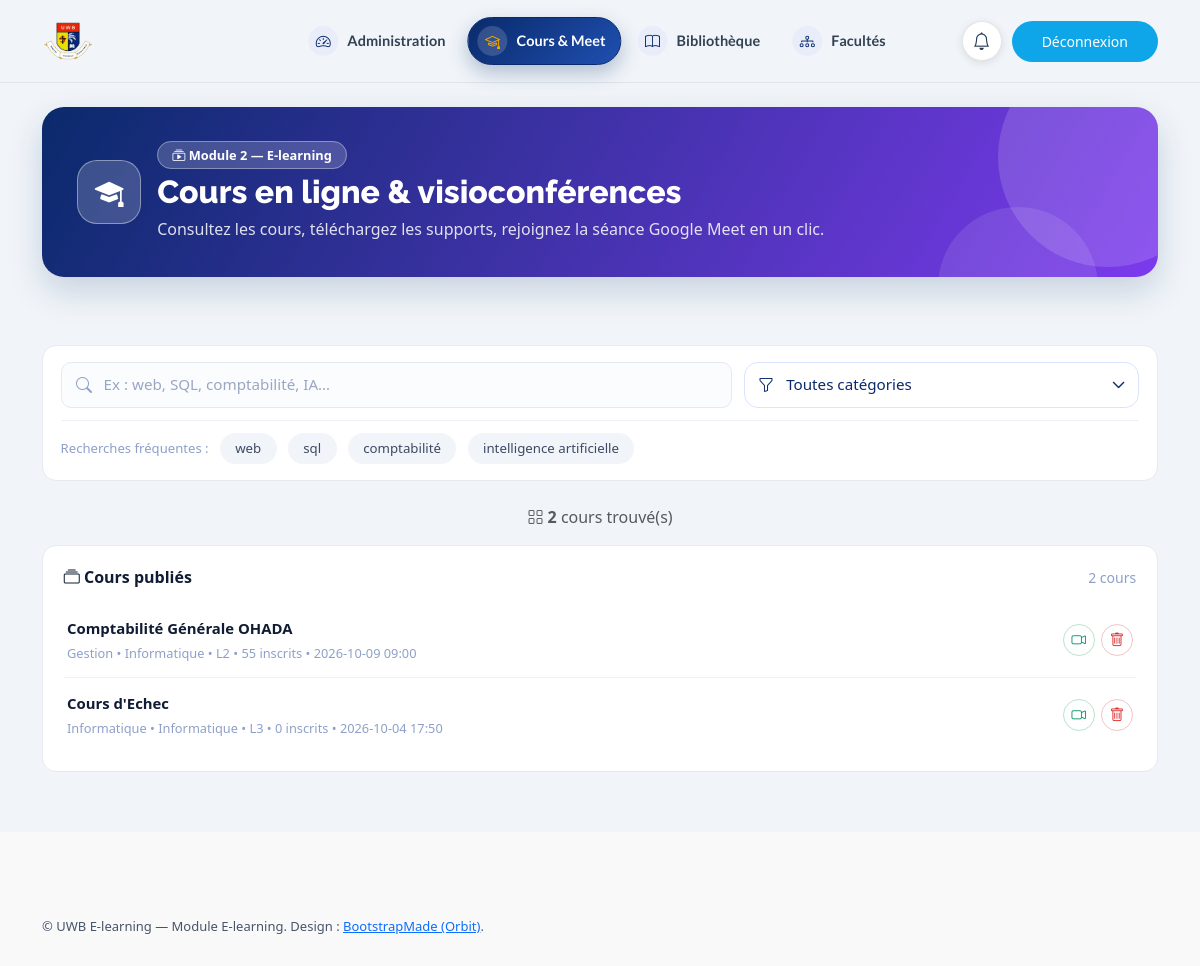
The app's page /etudiant/cours.php (signed in) with its own data.
### tables this page shows
CREATE TABLE `cours` (
  `id` int(11) NOT NULL AUTO_INCREMENT,
  `titre` varchar(255) NOT NULL,
  `enseignant_id` int(11) DEFAULT NULL,
  `enseignant_nom` varchar(150) NOT NULL DEFAULT 'UWB',
  `categorie` varchar(50) NOT NULL DEFAULT 'Informatique',
  `niveau` varchar(10) NOT NULL DEFAULT 'L3',
  `description` text DEFAULT NULL,
  `supports` text DEFAULT NULL COMMENT 'JSON array de strings',
  `seance_date` varchar(32) DEFAULT 'À programmer',
  `seance_fin` varchar(8) NOT NULL DEFAULT '',
  `meet_link` varchar(255) DEFAULT '',
  `salle` varchar(100) DEFAULT 'Google Meet',
  `inscrits` int(11) DEFAULT 0,
  `image` varchar(255) DEFAULT 'forms/portfolio-8.webp',
  `created_at` timestamp NULL DEFAULT current_timestamp(),
  `faculte` varchar(150) NOT NULL DEFAULT 'Informatique',
  PRIMARY KEY (`id`),
  KEY `enseignant_id` (`enseignant_id`),
  CONSTRAINT `cours_ibfk_1` FOREIGN KEY (`enseignant_id`) REFERENCES `users` (`id`) ON DELETE SET NULL
);

### config/database.php (called while the page is built, shortened)
<?php
function db(): PDO {
    static $pdo = null;
    if ($pdo instanceof PDO) return $pdo;
    $dsn = 'mysql:host=' . DB_HOST . ';dbname=' . DB_NAME . ';charset=' . DB_CHARSET;
    $opt = [
        PDO::ATTR_ERRMODE            => PDO::ERRMODE_EXCEPTION,
        PDO::ATTR_DEFAULT_FETCH_MODE => PDO::FETCH_ASSOC,
        PDO::ATTR_EMULATE_PREPARES   => false,
    ];
    try {
        $pdo = new PDO($dsn, DB_USER, DB_PASS, $opt);
        return $pdo;
    } catch (PDOException $e1) {
        if (DB_USER !== 'uwb' && in_array($e1->getCode(), [1698, 1045, 2002, 0], true)) {
            try {
                $pdo = new PDO($dsn, 'uwb', 'Uwb_2026_Secure#42', $opt);
                return $pdo;
            } catch (PDOException $e2) {
                $e = $e1;
            }
        } else {
            $e = $e1;
        }
        $msg = $e->getMessage();
        $isAccessDenied = (stripos($msg, '1698') !== false || stripos($msg, '1045') !== false
            || stripos(strtolower($msg), 'access denied') !== false);
        http_response_code(500);
        die('<div style="font-family:sans-serif;max-width:680px;margin:40px auto;padding:24px;border:1px solid #eee;border-radius:16px">'
            . '<h2>Base de données inaccessible</h2>'
            . '<p><small>' . htmlspecialchars($msg, ENT_QUOTES, 'UTF-8') . '</small></p>'
            . ($isAccessDenied
                ? '<p><b>Cause :</b> MySQL Ubuntu utilise <code>auth_socket</code> : <code>root</code> sans mot de passe est refusé en TCP (erreur 1698).<br>'
                  . 'Créez un utilisateur dédié (1 commande à coller dans un terminal) :</p>'
                  . '<pre style="background:#f6f8fc;padding:12px;border-radius:8px;overflow:auto">sudo mysql -e "CREATE USER IF NOT EXISTS \'uwb\'@\'localhost\' IDENTIFIED BY \'Uwb_2026_Secure#42\'; '
                  . 'CREATE USER IF NOT EXISTS \'uwb\'@\'127.0.0.1\' IDENTIFIED BY \'Uwb_2026_Secure#42\'; '
                  . 'GRANT ALL PRIVILEGES ON `uwb_learn`.* TO \'uwb\'@\'localhost\'; '
                  . 'GRANT ALL PRIVILEGES ON `uwb_learn`.* TO \'uwb\'@\'127.0.0.1\'; FLUSH PRIVILEGES;"</pre>'
                  . '<p>Puis rechargez cette page (le site réessaie automatiquement avec <code>uwb</code>).<br>'
                  . 'Ensuite : <a href="install.php">install.php</a> pour créer les tables.</p>'
                : '<p>Créez la base puis importez <code>uwb_learn.sql</code> :</p>'
                  . '<pre>mysql -u root --default-character-set=utf8mb4 &lt; uwb_learn.sql</pre>')
            . '</div>');
    }
    return $pdo;
}
function e(?string $s): string { return htmlspecialchars((string)$s, ENT_QUOTES, 'UTF-8'); }

### includes/auth.php (called while the page is built, shortened)
<?php
function current_user(): ?array {
    return $_SESSION['user'] ?? null;
}
function require_login(?array $roles = null): array {
    $u = current_user();
    return $u;
}

### etudiant/cours.php (the view, shortened to what this page needs)
<?php
require_once __DIR__ . '/../includes/layout.php';
$u = require_login();
$q = trim($_GET['q'] ?? ''); $cat = trim($_GET['cat'] ?? '');
$sql = 'SELECT * FROM cours WHERE 1=1'; $p = [];
$sql .= ' ORDER BY id';
$st = db()->prepare($sql); $st->execute($p); $list = $st->fetchAll();
?>
<main class="main">
<section class="section pt-4"><div class="container" data-aos="fade-up">
<div class="role-hero role-professeur" data-aos="fade-up" data-aos-delay="100">
<div class="d-flex align-items-center gap-3 flex-wrap">
<span class="role-avatar"><i class="bi bi-mortarboard-fill"></i></span>
<div><span class="hero-pill"><i class="bi bi-collection-play"></i> Module 2 — E-learning</span>
<h2>Cours en ligne & visioconférences</h2>
<p class="mb-0">Consultez les cours, téléchargez les supports, rejoignez la séance Google Meet en un clic.</p></div>
</div></div>
</div></section>
<section class="portfolio section pt-2">
<div class="container"><form method="get" class="search-pro mb-4" data-aos="fade-up">
<div class="pro-row">
<div class="pro-input"><i class="bi bi-search"></i><input name="q" value="<?= e($q) ?>" placeholder="Ex : web, SQL, comptabilité, IA…" aria-label="Rechercher un cours"></div>
<div class="select-uwb pro-select"><i class="bi bi-funnel"></i><select name="cat" onchange="this.form.submit()"><option value="">Toutes catégories</option>
<?php foreach (['Informatique','Gestion','Méthodologie'] as $c): ?><option <?= $cat===$c?'selected':'' ?>><?= e($c) ?></option><?php endforeach; ?></select></div>
</div>
<div class="pro-row pro-tags"><span>Recherches fréquentes :</span>
<a class="pro-tag text-decoration-none" href="?q=web">web</a><a class="pro-tag text-decoration-none" href="?q=sql">sql</a><a class="pro-tag text-decoration-none" href="?q=comptabilité">comptabilité</a><a class="pro-tag text-decoration-none" href="?q=ia">intelligence artificielle</a></div>
</form>
<div class="text-center text-muted mb-3" data-aos="fade-up"><i class="bi bi-grid"></i> <strong><?= count($list) ?></strong> cours trouvé(s)</div>
<?php if ($u['role'] === 'admin'): ?>
<div class="panel-pro" data-aos="fade-up"><div class="panel-head"><strong><i class="bi bi-collection"></i> Cours publiés</strong><small><?= count($list) ?> cours</small></div>
<?php foreach ($list as $x): ?>
<div class="mini-row"><div style="min-width:0;flex:1"><strong><?= e($x['titre']) ?></strong><br><small><?= e($x['categorie']) ?> • <?= e($x['faculte'] ?? '—') ?> • <?= e($x['niveau']) ?> • <?= (int)$x['inscrits'] ?> inscrits • <?= e($x['seance_date']) ?></small></div>
<div class="mini-actions"><a class="icon-btn ok" target="_blank" href="<?= e($x['meet_link']) ?>"><i class="bi bi-camera-video"></i></a>
<a class="icon-btn danger" href="../actions/cours.php?action=delete&id=<?= (int)$x['id'] ?>" onclick="return confirm('Supprimer ce cours ?')"><i class="bi bi-trash"></i></a></div></div>
<?php endforeach; ?></div>
<?php endif; ?>
</div></section>
</main>

### records on screen
cours: titre "Comptabilité Générale OHADA", categorie "Gestion", faculte "Informatique", niveau "L2", inscrits "55", seance_date "2026-10-09 09:00"
cours: titre "Cours d'Echec", categorie "Informatique", faculte "Informatique", niveau "L3", inscrits "0", seance_date "2026-10-04 17:50"

### other values on screen
$label "Administration"
$label "Cours & Meet"
$label "Bibliothèque"
$label "Facultés"
count($list) "2"
$note "UWB E-learning — Module E-learning."
